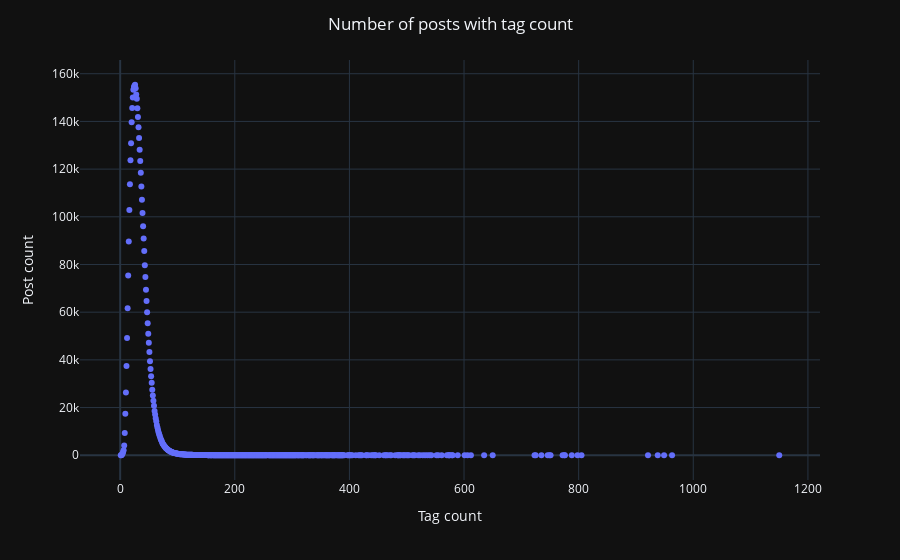

The cell this chart's notebook holds for it:
### Code cell
post_tag_counts_df = pd.DataFrame(post_tag_counts, index=["count"]).T
plot("post_tag_counts", px.scatter(post_tag_counts_df).update_layout(
    title="Number of posts with tag count",
    xaxis_title="Tag count",
    yaxis_title="Post count",
    showlegend=False,
))

### Figure 1 — Plotly figure (JSON) as saved in the notebook; plotly's stock layout.template omitted (floating-point values rounded to 4 significant figures; data arrays with more than 128 entries replaced by an {"elided": "..."} marker saying what was removed)
{"data": [{"hovertemplate": "variable=count<br>index=%{x}<br>value=%{y}<extra></extra>", "legendgroup": "count", "marker": {"color": "#636efa", "symbol": "circle"}, "mode": "markers", "name": "count", "orientation": "v", "showlegend": true, "x": {"elided": "451 int values"}, "xaxis": "x", "y": {"elided": "451 int values"}, "yaxis": "y", "type": "scatter"}], "layout": {"xaxis": {"anchor": "y", "domain": [0.0, 1.0], "title": {"text": "Tag count"}}, "yaxis": {"anchor": "x", "domain": [0.0, 1.0], "title": {"text": "Post count"}}, "legend": {"title": {"text": "variable"}, "tracegroupgap": 0}, "margin": {"t": 60}, "title": {"text": "Number of posts with tag count", "x": 0.5}, "showlegend": false}}
